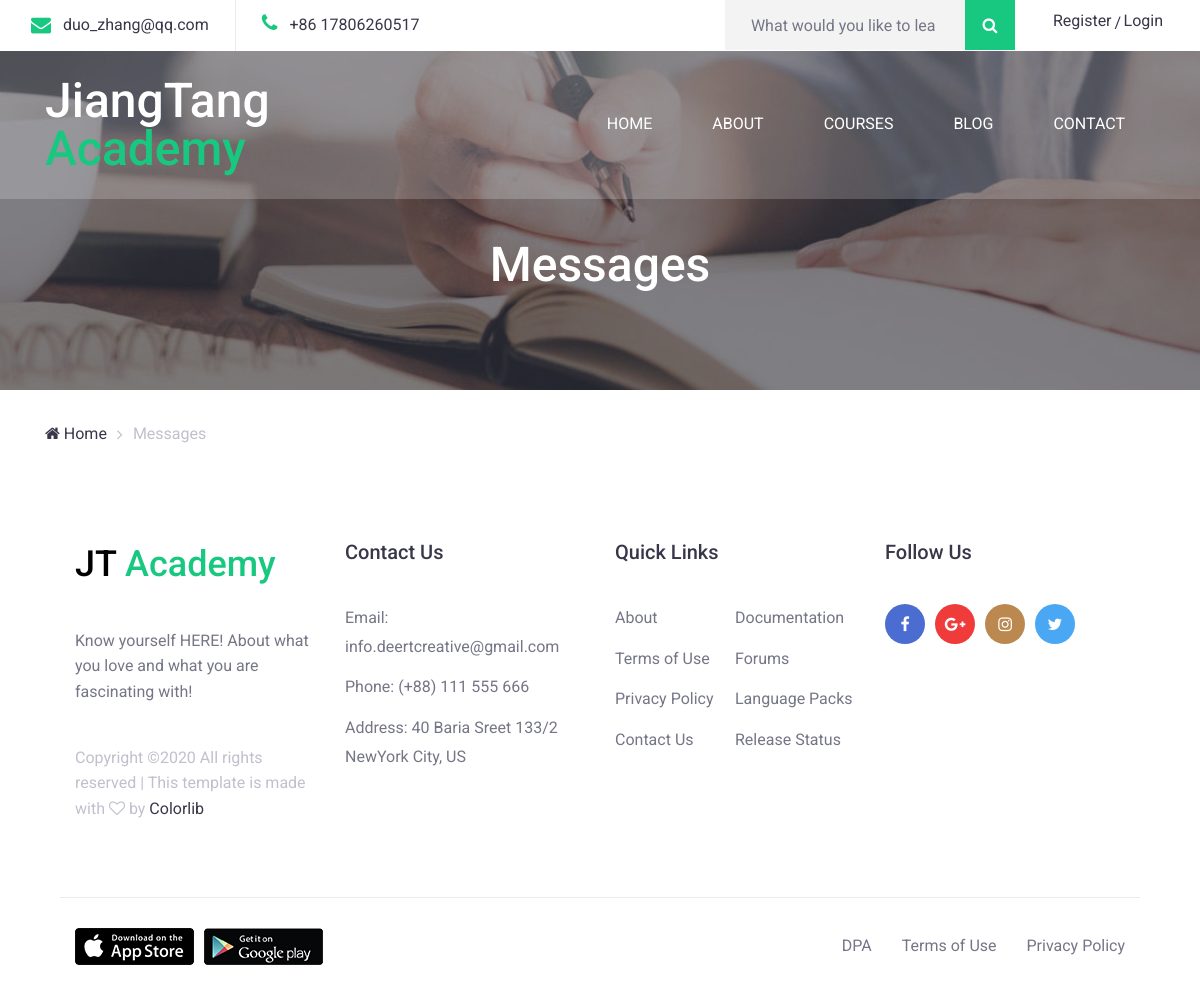
The page /user_contact on the database as committed earlier.
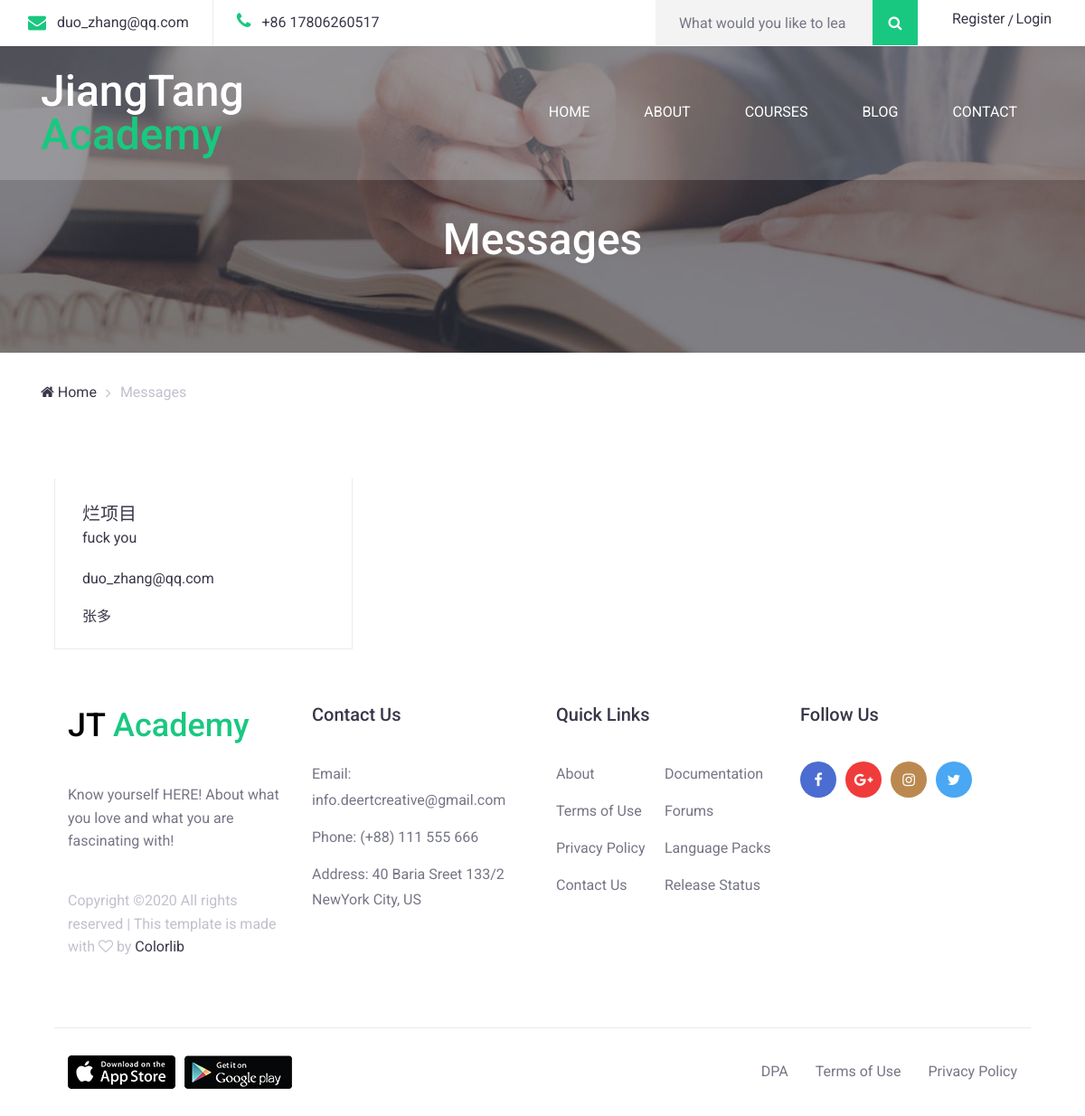
The same page on the database as committed later.
### main/models.py (models this page shows)
class UserMessage(models.Model):
    name = models.CharField(max_length=200)
    email = models.CharField(max_length=200)
    subject = models.CharField(max_length=2000)
    message = models.TextField()

### main/views.py (the view)
# urls.py: path("user_contact", views.user_message, name="user_contact"),
def user_message(request):
    args = {
        "messages": UserMessage.objects.all(),
    }
    return render(request, "main/message.html", args)

### main/templates/main/message.html (shortened to what this page needs)
<!DOCTYPE html>
<html lang="en">
<head>
    <link rel="stylesheet" href="../../static/main/css/bootstrap.min.css">
    <link rel="stylesheet" href="../../static/main/css/font-awesome.min.css">
    <link rel="stylesheet" href="../../static/main/css/elegant-fonts.css">
    <link rel="stylesheet" href="../../static/main/css/themify-icons.css">
    <link rel="stylesheet" href="../../static/main/css/swiper.min.css">
    <link rel="stylesheet" href="../../static/main/css/style.css">
</head>
<body class="about-page">
<div class="page-header">
    <header class="site-header">
        {% include 'main/includes/navbaritems.html' %}
    </header>
    <div class="page-header-overlay">
        <div class="container">
            <div class="row">
                <div class="col-12">
                    <header class="entry-header">
                        <h1>Messages</h1>
                    </header>
                </div>
            </div>
        </div>
    </div>
</div>
<div class="container">
    <div class="row">
        <div class="col-12">
            <div class="breadcrumbs">
                <ul class="flex flex-wrap align-items-center p-0 m-0">
                    <li><a href="/"><i class="fa fa-home"></i> Home</a></li>
                    <li>Messages</li>
                </ul>
            </div>
        </div>
    </div>
    <div class="container">
        <div class="row">
            <div class="col-12 col-lg-8">
                <div class="featured-courses courses-wrap">
                    <div class="row mx-m-25">
                        {% for message in messages %}
                            <div class="col-12 col-md-6 px-25">
                                <div class="course-content">
                                    <div class="course-content-wrap">
                                        <header class="entry-header">
                                            <h2 class="entry-title">
                                                {{ message.subject }}
                                            </h2>
                                            <p>{{ message.message }}</p>
                                            <a class="email" href="mailto:{{ message.email }}">{{ message.email }}</a>
                                        </header>
                                        <footer class="entry-footer flex flex-wrap justify-content-between align-items-center">
                                            <div>
                                                {{ message.name }}
                                            </div>
                                        </footer>
                                    </div>
                                </div>
                            </div>
                        {% endfor %}
                    </div>
                </div>
            </div>
        </div>
        {% include 'main/includes/footer.html' %}
    </div>
</body>
</html>

### main/templates/main/includes/navbaritems.html (shortened to what this page needs)
<div class="top-header-bar">
    <div class="container-fluid">
        <div class="row">
            <div class="col-12 col-lg-6 d-none d-md-flex flex-wrap justify-content-center justify-content-lg-start mb-3 mb-lg-0">
                <div class="header-bar-email d-flex align-items-center">
                    <i class="fa fa-envelope"></i><a class="email" href="mailto:duo_zhang@qq.com">duo_zhang@qq.com</a>
                </div>
                <div class="header-bar-text lg-flex align-items-center">
                    <p><i class="fa fa-phone"></i>+86 17806260517</p>
                </div>
            </div>
            <div class="col-12 col-lg-6 d-flex flex-wrap justify-content-center justify-content-lg-end align-items-center">
                <div class="header-bar-search">
                    <form class="flex align-items-stretch">
                        <input type="search" placeholder="What would you like to learn?">
                        <button type="submit" value="" class="flex justify-content-center align-items-center"><i
                                class="fa fa-search"></i></button>
                    </form>
                </div>
                <div class="header-bar-menu">
                    {% if user.is_authenticated %}
                        &nbsp  Welcome! <a href="/account">{{ user.username|title }}</a>
                    {% else %}
                        <ul class="flex justify-content-center align-items-center py-2 pt-md-0">
                            <li><a href="/register">Register</a></li>
                            <li><a href="/login">Login</a></li>
                        </ul>
                    {% endif %}
                </div>
            </div>
        </div>
    </div>
</div>
<div class="nav-bar ">
    <div class="container">
        <div class="row">
            <div class="col-9 col-lg-3">
                <div class="site-branding">
                    <h1 class="site-title"><a href="/" rel="home">JiangTang <span>Academy</span></a></h1>
                </div>
            </div>
            <div class="col-3 col-lg-9 flex justify-content-end align-content-center">
                <nav class="site-navigation flex justify-content-end align-items-center">
                    <ul class="flex flex-column flex-lg-row justify-content-lg-end align-content-center">
                        {% if request.path == "/" %}
                            <li class="current-menu-item"><a href="/">Home</a></li>
                            <li><a href="/about">About</a></li>
                            <li><a href="/courses">Courses</a></li>
                            <li><a href="/blog">blog</a></li>
                            <li><a href="/contact">Contact</a></li>
                            {% if user.is_authenticated %}
                                <li class="nav-item dropdown">
                                    <a class="nav-link" href="#" id="navbarDropdownMenuLink" role="button"
                                       data-toggle="dropdown" aria-haspopup="true" aria-expanded="false">
                                        {{ user.username|title }}
                                    </a>
                                    <div class="dropdown-menu bg-transparent" aria-labelledby="navbarDropdownMenuLink">
                                        <a class="dropdown-item" href="/account">Account</a>
                                        <a class="dropdown-item" href="/logout">Logout</a>
                                        {% if user.is_superuser %}
                                            <a class="dropdown-item" href="/admin">Admin</a>
                                            <a class="dropdown-item" href="/user_contact">Messages</a>
                                        {% endif %}
                                    </div>
                                </li>
                            {% endif %}
                        {% else %}
                            <li><a href="/">Home</a></li>
                            <li><a href="/about">About</a></li>
                            <li><a href="/courses">Courses</a></li>
                            <li><a href="/blog">blog</a></li>
                            <li><a href="/contact">Contact</a></li>
                        {% endif %}
                    </ul>
                </nav>
            </div>
        </div>
    </div>
</div>

### main/templates/main/includes/footer.html
<footer class="site-footer">
        <div class="footer-widgets">
            <div class="container">
                <div class="row">
                    <div class="col-12 col-md-6 col-lg-3">
                        <div class="foot-about">
                            <div class="site-branding">
                                <h1 class="footer-title"><a href="/" rel="home">JT <span>Academy</span></a></h1>
                            </div>
                            <p>Know yourself HERE! About what you love and what you are fascinating with!</p>
                            <p class="footer-copyright">
Copyright &copy;<script>document.write(new Date().getFullYear());</script> All rights reserved | This template is made with <i class="fa fa-heart-o" aria-hidden="true"></i> by <a href="https://colorlib.com" target="_blank">Colorlib</a>
</p>
                        </div>
                    </div>
                    <div class="col-12 col-md-6 col-lg-3 mt-5 mt-md-0">
                        <div class="foot-contact">
                            <h2>Contact Us</h2>
                            <ul>
                                <li>Email: info.deertcreative@gmail.com</li>
                                <li>Phone: (+88) 111 555 666</li>
                                <li>Address: 40 Baria Sreet 133/2 NewYork City, US</li>
                            </ul>
                        </div>
                    </div>
                    <div class="col-12 col-md-6 col-lg-3 mt-5 mt-lg-0">
                        <div class="quick-links flex flex-wrap">
                            <h2 class="w-100">Quick Links</h2>
                            <ul class="w-50">
                                <li><a href="#">About </a></li>
                                <li><a href="#">Terms of Use </a></li>
                                <li><a href="#">Privacy Policy </a></li>
                                <li><a href="#">Contact Us</a></li>
                            </ul>
                            <ul class="w-50">
                                <li><a href="#">Documentation</a></li>
                                <li><a href="#">Forums</a></li>
                                <li><a href="#">Language Packs</a></li>
                                <li><a href="#">Release Status</a></li>
                            </ul>
                        </div>
                    </div>
                    <div class="col-12 col-md-6 col-lg-3 mt-5 mt-lg-0">
                        <div class="follow-us">
                            <h2>Follow Us</h2>
                            <ul class="follow-us flex flex-wrap align-items-center">
                                <li><a href="https://www.facebook.com/galen.zhang.714"><i class="fa fa-facebook"></i></a></li>
                                <li><a href="http://www.google.com"><i class="fa fa-google-plus"></i></a></li>
                                <li><a href="https://www.instagram.com/galen_humekant_zhang/"><i class="fa fa-instagram"></i></a></li>
                                <li><a href="https://twitter.com/OreoKraft"><i class="fa fa-twitter"></i></a></li>
                            </ul>
                        </div>
                    </div>
                </div>
            </div>
        </div>
        <div class="footer-bar">
            <div class="container">
                <div class="row flex-wrap justify-content-center justify-content-lg-between align-items-center">
                    <div class="col-12 col-lg-6">
                        <div class="download-apps flex flex-wrap justify-content-center justify-content-lg-start align-items-center">
                            <a href="https://www.apple.com/ios/app-store/"><img src="../../static/main/images/app-store.png" alt=""></a>
                            <a href="https://play.google.com/store"><img src="../../static/main/images/play-store.png" alt=""></a>
                        </div>
                    </div>
                    <div class="col-12 col-lg-6 mt-4 mt-lg-0">
                        <div class="footer-bar-nav">
                            <ul class="flex flex-wrap justify-content-center justify-content-lg-end align-items-center">
                                <li><a href="#">DPA</a></li>
                                <li><a href="#">Terms of Use</a></li>
                                <li><a href="#">Privacy Policy</a></li>
                            </ul>
                        </div>
                    </div>
                </div>
            </div>
        </div>
    </footer>

Rows that differ between the two databases and show on the page:
added UserMessage: subject "烂项目", message "fuck you", email "duo_zhang@qq.com", name "张多"
